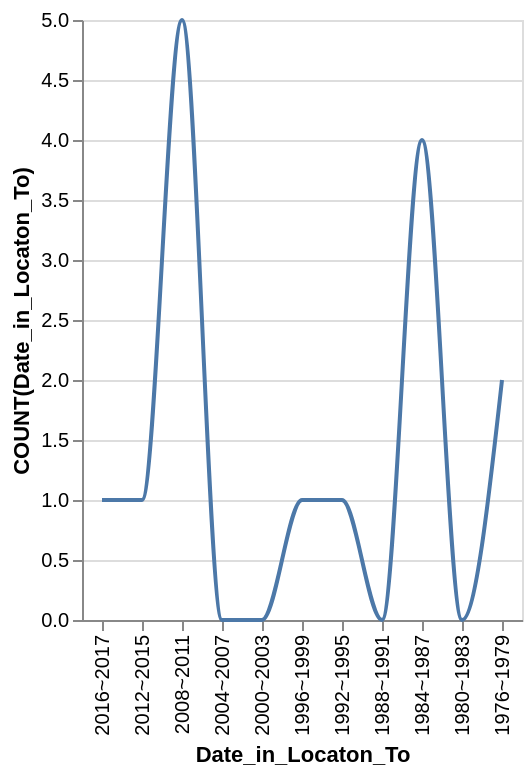

Source (Vega-Lite JSON):
### Vega-Lite specification from a JSON file in a GitHub repository (floating-point values rounded to 4 significant figures)
{"data": {"values": [{"x_data": "1976~1979", "y_data": 2}, {"x_data": "1980~1983", "y_data": 0}, {"x_data": "1984~1987", "y_data": 4}, {"x_data": "1988~1991", "y_data": 0}, {"x_data": "1992~1995", "y_data": 1}, {"x_data": "1996~1999", "y_data": 1}, {"x_data": "2000~2003", "y_data": 0}, {"x_data": "2004~2007", "y_data": 0}, {"x_data": "2008~2011", "y_data": 5}, {"x_data": "2012~2015", "y_data": 1}, {"x_data": "2016~2017", "y_data": 1}]}, "mark": {"type": "line", "interpolate": "monotone"}, "encoding": {"x": {"field": "x_data", "type": "nominal", "title": "Date_in_Locaton_To", "sort": "descending"}, "y": {"field": "y_data", "type": "quantitative", "title": "COUNT(Date_in_Locaton_To)"}}}
